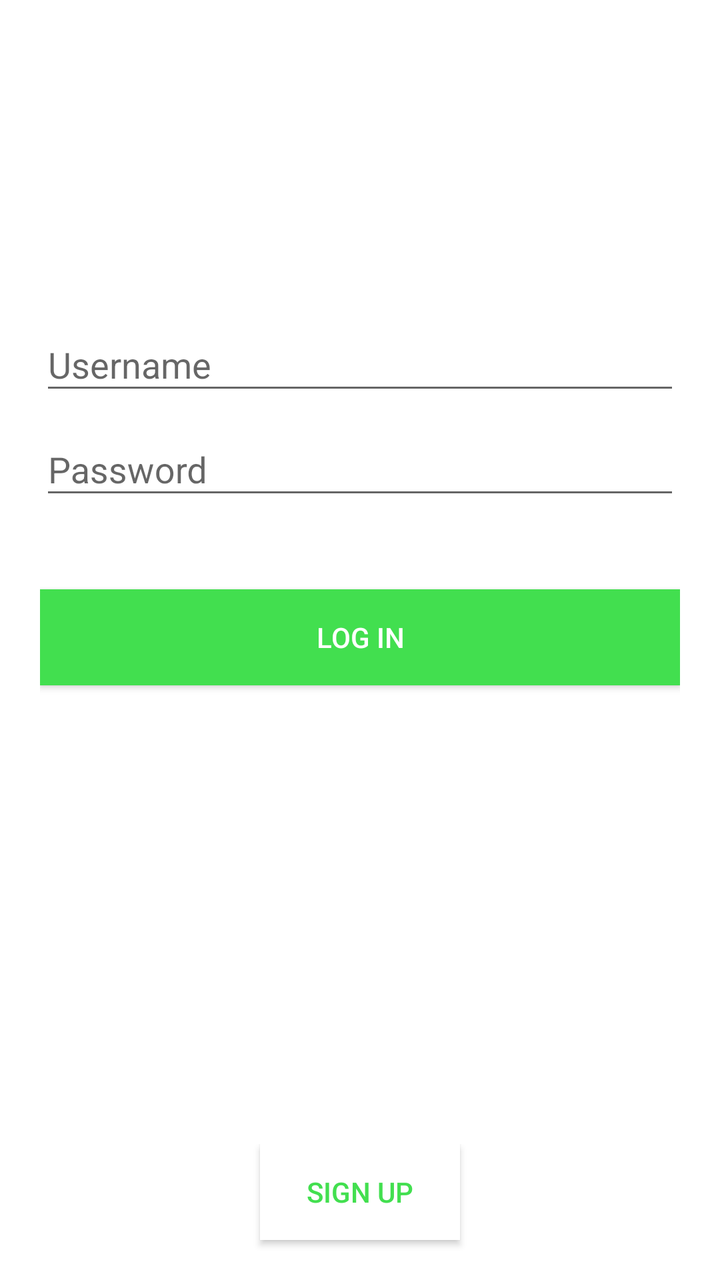
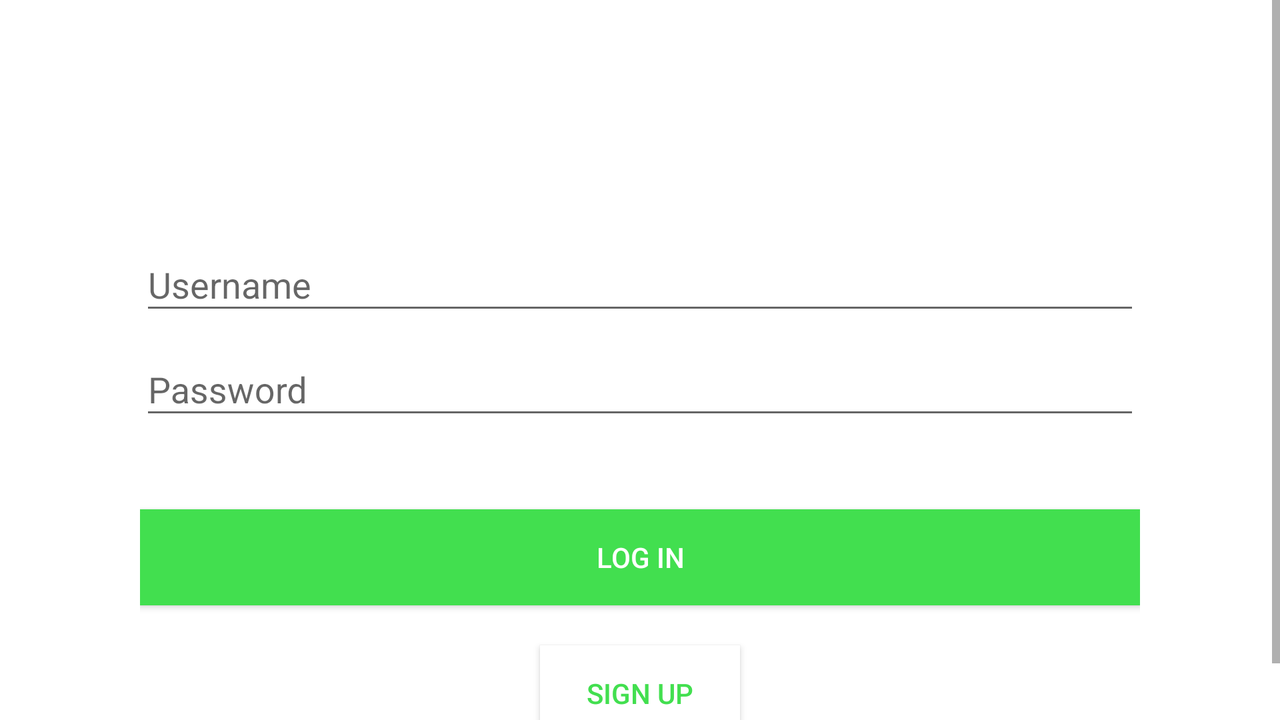

First picture: res/layout/ on a phone held upright. Second picture: the repository's own variant of that layout, on a device whose configuration matches the variant's folder. Source for both follows.
<!-- AndroidManifest.xml: activity theme MyMaterialThemeNoActionBar -->
<!-- res/layout/fragment_login.xml -->
<?xml version="1.0" encoding="utf-8"?>
<android.support.design.widget.CoordinatorLayout
    xmlns:android="http://schemas.android.com/apk/res/android"
    xmlns:tools="http://schemas.android.com/tools"
    android:id="@+id/fragment_login"
    android:layout_width="match_parent"
    android:layout_height="match_parent"
    android:background="@color/windowBackground"
    tools:context="com.azvk.nationalhockeyteams.activities.LoginActivity">
    <LinearLayout
        android:layout_width="fill_parent"
        android:layout_height="match_parent"
        android:layout_marginTop="50dp"
        android:orientation="vertical"
        android:paddingLeft="20dp"
        android:paddingRight="20dp">
        <RelativeLayout
            android:layout_width="match_parent"
            android:layout_height="70dp">
            <ImageView
                android:id="@+id/login_image"
                android:layout_width="70dp"
                android:layout_height="70dp"
                android:layout_centerHorizontal="true"
                android:src="@drawable/hockey_icon"
                android:contentDescription="@string/login_content_description"/>
        </RelativeLayout>

        <android.support.design.widget.TextInputLayout
            android:id="@+id/input_layout_name_login"
            android:layout_width="match_parent"
            android:layout_height="wrap_content"
            android:layout_marginTop="30dp"
            android:hint="@string/hint_username">

            <EditText
                android:id="@+id/input_name_login"
                android:layout_width="match_parent"
                android:layout_height="wrap_content"
                android:maxLines="1"
                android:inputType="text"
                tools:ignore="LabelFor" />
        </android.support.design.widget.TextInputLayout>

        <android.support.design.widget.TextInputLayout
            android:id="@+id/input_layout_password_login"
            android:layout_width="match_parent"
            android:layout_height="wrap_content"
            android:hint="@string/hint_password" >

            <EditText
                android:id="@+id/input_password_login"
                android:layout_width="match_parent"
                android:layout_height="wrap_content"
                android:inputType="textPassword"
                tools:ignore="LabelFor" />
        </android.support.design.widget.TextInputLayout>

        <Button
            android:id="@+id/login_button"
            android:layout_width="match_parent"
            android:layout_height="wrap_content"
            android:text="@string/btn_log_in"
            android:background="@color/colorPrimary"
            android:layout_marginTop="40dp"
            android:textColor="@android:color/white"/>

        <ProgressBar
            android:id="@+id/login_progress_bar"
            style="?android:attr/progressBarStyle"
            android:layout_marginTop="40dp"
            android:layout_width="match_parent"
            android:layout_height="wrap_content" />
    </LinearLayout>
    <RelativeLayout
        android:layout_width="match_parent"
        android:layout_height="wrap_content"
        android:layout_gravity="bottom">
        <Button
            android:id="@+id/signup_button_login"
            android:layout_width="100dp"
            android:layout_height="wrap_content"
            android:text="@string/btn_sign_up"
            android:background="@color/windowBackground"
            android:textColor="@color/colorPrimary"
            android:layout_centerHorizontal="true"
            android:layout_marginBottom="20dp"/>
    </RelativeLayout>
</android.support.design.widget.CoordinatorLayout>
<!-- resources referenced by this layout -->
<resources>
  <color name="colorPrimary">#42df4f</color>
  <color name="windowBackground">#FFFFFF</color>
  <string name="btn_log_in">Log In</string>
  <string name="btn_sign_up">Sign Up</string>
  <string name="hint_password">Password</string>
  <string name="hint_username">Username</string>
  <string name="login_content_description">Stick and puck</string>
  <style name="MyMaterialThemeNoActionBar" parent="MyMaterialTheme.Base">
          <item name="windowNoTitle">true</item>
          <item name="windowActionBar">false</item>
      </style>
  <style name="MyMaterialTheme.Base" parent="Theme.AppCompat.Light.DarkActionBar">
          <item name="colorPrimary">@color/colorPrimary</item>
          <item name="colorPrimaryDark">@color/colorPrimaryDark</item>
          <item name="colorAccent">@color/colorAccent</item>
      </style>
  <color name="colorPrimaryDark">#2d9933</color>
  <color name="colorAccent">#acecce</color>
</resources>
<!-- res/layout-land/fragment_login.xml (the repository's variant of the layout above) -->
<!-- drawn on the phone turned sideways -->
<?xml version="1.0" encoding="utf-8"?>
<android.support.design.widget.CoordinatorLayout
    xmlns:android="http://schemas.android.com/apk/res/android"
    xmlns:app="http://schemas.android.com/apk/res-auto"
    xmlns:tools="http://schemas.android.com/tools"
    android:id="@+id/fragment_login"
    android:layout_width="match_parent"
    android:layout_height="match_parent"
    android:background="@color/windowBackground"
    tools:context="com.azvk.nationalhockeyteams.activities.LoginActivity">
    <ScrollView
        android:layout_width="match_parent"
        android:layout_height="match_parent">
        <LinearLayout
            android:layout_width="fill_parent"
            android:layout_height="wrap_content"
            android:layout_marginTop="10dp"
            android:layout_marginLeft="50dp"
            android:layout_marginRight="50dp"
            android:orientation="vertical"
            android:paddingLeft="20dp"
            android:paddingRight="20dp">
            <RelativeLayout
                android:layout_width="match_parent"
                android:layout_height="70dp">
                <ImageView
                    android:id="@+id/login_image"
                    android:layout_width="70dp"
                    android:layout_height="70dp"
                    android:layout_centerHorizontal="true"
                    android:src="@drawable/hockey_icon"
                    android:contentDescription="@string/login_content_description"/>
            </RelativeLayout>

            <android.support.design.widget.TextInputLayout
                android:id="@+id/input_layout_name_login"
                android:layout_width="match_parent"
                android:layout_height="wrap_content"
                android:layout_marginTop="30dp"
                android:hint="@string/hint_username">

                <EditText
                    android:id="@+id/input_name_login"
                    android:layout_width="match_parent"
                    android:layout_height="wrap_content"
                    android:maxLines="1"
                    android:imeOptions="flagNoFullscreen"
                    tools:ignore="LabelFor"
                    android:inputType="text" />
            </android.support.design.widget.TextInputLayout>

            <android.support.design.widget.TextInputLayout
                android:id="@+id/input_layout_password_login"
                android:layout_width="match_parent"
                android:layout_height="wrap_content"
                android:hint="@string/hint_password">

                <EditText
                    android:id="@+id/input_password_login"
                    android:layout_width="match_parent"
                    android:layout_height="wrap_content"
                    android:inputType="textPassword"
                    android:imeOptions="flagNoFullscreen"
                    tools:ignore="LabelFor" />
            </android.support.design.widget.TextInputLayout>

            <Button
                android:id="@+id/login_button"
                android:layout_width="match_parent"
                android:layout_height="wrap_content"
                android:text="@string/btn_log_in"
                android:background="@color/colorPrimary"
                android:layout_marginTop="40dp"
                android:textColor="@android:color/white"/>
            <RelativeLayout
                android:layout_width="match_parent"
                android:layout_height="wrap_content">
                <Button
                    android:id="@+id/signup_button_login"
                    android:layout_width="100dp"
                    android:layout_height="wrap_content"
                    android:text="@string/btn_sign_up"
                    android:background="@color/windowBackground"
                    android:layout_centerHorizontal="true"
                    android:textColor="@color/colorPrimary"
                    android:layout_marginTop="20dp"
                    android:layout_marginBottom="20dp"/>
            </RelativeLayout>
        </LinearLayout>
    </ScrollView>
</android.support.design.widget.CoordinatorLayout>
